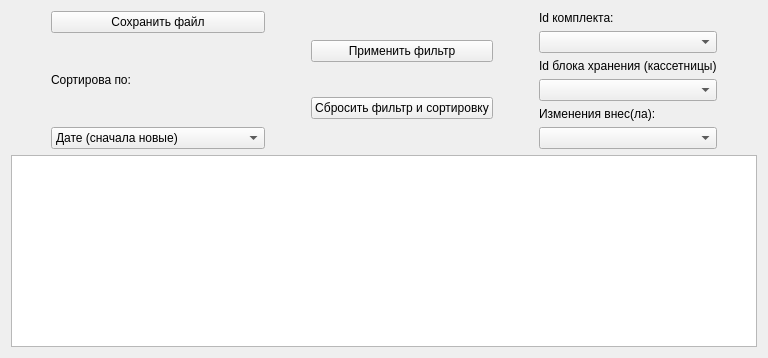
                <widget class="QWidget" name="tab_54">
                 <attribute name="title">
                  <string>Блоки хранения</string>
                 </attribute>
                 <layout class="QGridLayout" name="gridLayout_49">
                  <item row="1" column="0">
                   <widget class="QTableWidget" name="tableWidget_historyKas_kid">
                    <attribute name="verticalHeaderVisible">
                     <bool>false</bool>
                    </attribute>
                   </widget>
                  </item>
                  <item row="0" column="0">
                   <layout class="QHBoxLayout" name="horizontalLayout_55">
                    <item>
                     <spacer name="horizontalSpacer_116">
                      <property name="orientation">
                       <enum>Qt::Vertical</enum>
                      </property>
                      <property name="sizeType">
                       <enum>QSizePolicy::Fixed</enum>
                      </property>
                      <property name="sizeHint" stdset="0">
                       <size>
                        <width>40</width>
                        <height>20</height>
                       </size>
                      </property>
                     </spacer>
                    </item>
                    <item>
                     <layout class="QVBoxLayout" name="verticalLayout_71">
                      <item>
                       <widget class="QPushButton" name="pushButton_KasHistoryFile_kid">
                        <property name="text">
                         <string>Сохранить файл</string>
                        </property>
                       </widget>
                      </item>
                      <item>
                       <widget class="QLabel" name="label_156">
                        <property name="text">
                         <string>Сортирова по:</string>
                        </property>
                       </widget>
                      </item>
                      <item>
                       <widget class="QComboBox" name="selec_KasFilterDate_kid">
                        <item>
                         <property name="text">
                          <string>Дате (сначала новые)</string>
                         </property>
                        </item>
                        <item>
                         <property name="text">
                          <string>Дате (сначала старые)</string>
                         </property>
                        </item>
                        <item>
                         <property name="text">
                          <string>Дате выгрузки (сначала старые) </string>
                         </property>
                        </item>
                        <item>
                         <property name="text">
                          <string>Дате выгрузки (сначала новые)</string>
                         </property>
                        </item>
                       </widget>
                      </item>
                     </layout>
                    </item>
                    <item>
                     <spacer name="horizontalSpacer_117">
                      <property name="orientation">
                       <enum>Qt::Vertical</enum>
                      </property>
                      <property name="sizeType">
                       <enum>QSizePolicy::Fixed</enum>
                      </property>
                      <property name="sizeHint" stdset="0">
                       <size>
                        <width>40</width>
                        <height>20</height>
                       </size>
                      </property>
                     </spacer>
                    </item>
                    <item>
                     <layout class="QVBoxLayout" name="verticalLayout_72">
                      <item>
                       <widget class="QPushButton" name="btn_KasFilterGo_kid">
                        <property name="text">
                         <string>Применить фильтр</string>
                        </property>
                       </widget>
                      </item>
                      <item>
                       <widget class="QPushButton" name="btn_KasFilterStop_kid">
                        <property name="text">
                         <string>Сбросить фильтр и сортировку</string>
                        </property>
                       </widget>
                      </item>
                     </layout>
                    </item>
                    <item>
                     <spacer name="horizontalSpacer_118">
                      <property name="orientation">
                       <enum>Qt::Vertical</enum>
                      </property>
                      <property name="sizeType">
                       <enum>QSizePolicy::Fixed</enum>
                      </property>
                      <property name="sizeHint" stdset="0">
                       <size>
                        <width>40</width>
                        <height>20</height>
                       </size>
                      </property>
                     </spacer>
                    </item>
                    <item>
                     <layout class="QVBoxLayout" name="verticalLayout_73">
                      <item>
                       <widget class="QLabel" name="label_157">
                        <property name="text">
                         <string>Id комплекта:</string>
                        </property>
                       </widget>
                      </item>
                      <item>
                       <widget class="QComboBox" name="select_kdd_set_2_kid"/>
                      </item>
                      <item>
                       <widget class="QLabel" name="label_158">
                        <property name="text">
                         <string>Id блока хранения (кассетницы)</string>
                        </property>
                       </widget>
                      </item>
                      <item>
                       <widget class="QComboBox" name="select_kss_kas_2_kid"/>
                      </item>
                      <item>
                       <widget class="QLabel" name="label_159">
                        <property name="text">
                         <string>Изменения внес(ла):</string>
                        </property>
                       </widget>
                      </item>
                      <item>
                       <widget class="QComboBox" name="select_KasFilterFIO_kid"/>
                      </item>
                     </layout>
                    </item>
                    <item>
                     <spacer name="horizontalSpacer_119">
                      <property name="orientation">
                       <enum>Qt::Vertical</enum>
                      </property>
                      <property name="sizeType">
                       <enum>QSizePolicy::Fixed</enum>
                      </property>
                      <property name="sizeHint" stdset="0">
                       <size>
                        <width>40</width>
                        <height>20</height>
                       </size>
                      </property>
                     </spacer>
                    </item>
                   </layout>
                  </item>
                 </layout>
                </widget>
